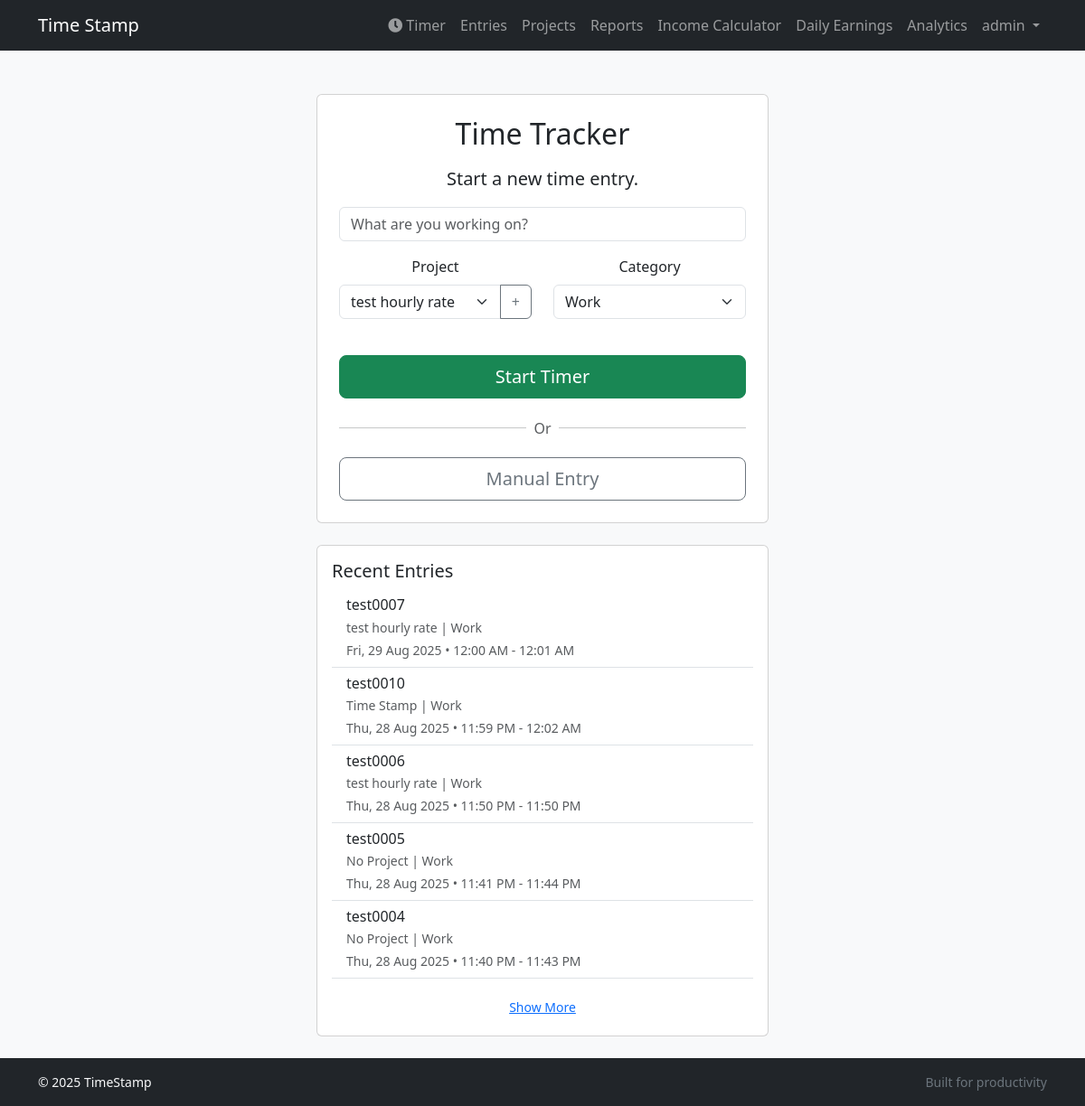
The app's page / (signed in) with its own data.
### tracker/models.py (models this page shows, shortened)
class TimeEntry(models.Model):
    user = models.ForeignKey(settings.AUTH_USER_MODEL, on_delete=models.CASCADE)
    project = models.ForeignKey(Project, on_delete=models.CASCADE, null=True, blank=True, related_name='time_entries')
    title = models.CharField(max_length=200)
    description = models.TextField(blank=True)
    notes = models.TextField(blank=True)
    start_time = models.DateTimeField()
    end_time = models.DateTimeField(null=True, blank=True)
    is_archived = models.BooleanField(default=False)
    category = models.CharField(max_length=10, choices=CATEGORY_CHOICES, default='work')
    is_paused = models.BooleanField(default=False)
    last_pause_time = models.DateTimeField(null=True, blank=True)
    paused_duration = models.DurationField(default=timedelta(0))
    is_manual = models.BooleanField(default=False)  # Add this field
    was_edited = models.BooleanField(default=False) # Add this line
    class Meta:
        ordering = ['-start_time']

class Project(models.Model):
    user = models.ForeignKey(User, on_delete=models.CASCADE, related_name='projects')
    name = models.CharField(max_length=100)
    description = models.TextField(blank=True)
    category = models.CharField(max_length=10, choices=CATEGORY_CHOICES, default='work')
    is_archived = models.BooleanField(default=False)
    hourly_rate = models.DecimalField(max_digits=8, decimal_places=2, default=0.00)

### tracker/views.py (the view)
# urls.py: path('', views.HomePageView.as_view(), name='home'),
class HomePageView(View):
    def get(self, request, *args, **kwargs):
        if request.user.is_authenticated:
            active_entry = TimeEntry.objects.filter(user=request.user, end_time__isnull=True).first()
            projects = Project.objects.filter(user=request.user)
            recent_entries = TimeEntry.objects.filter(
                user=request.user,
                end_time__isnull=False
            ).order_by('-start_time')[:10]
            latest_work_entry = TimeEntry.objects.filter(user=request.user, category='work', project__isnull=False).order_by('-start_time').first()
            latest_personal_entry = TimeEntry.objects.filter(user=request.user, category='personal', project__isnull=False).order_by('-start_time').first()
            context = {
                'active_entry': active_entry,
                'projects': projects,
                'recent_entries': recent_entries,
                'latest_work_project_id': latest_work_entry.project.id if latest_work_entry else None,
                'latest_personal_project_id': latest_personal_entry.project.id if latest_personal_entry else None,
                'new_project_id': request.GET.get('new_project_id'),
                'new_category': request.GET.get('new_category'),
            }
            return render(request, 'home.html', context)
        else:
            return render(request, 'tracker/landing.html')

### templates/home.html (shortened to what this page needs)
{% extends "base.html" %}
{% block content %}
{% if user.is_authenticated %}
    <div class="text-center">
        <div class="card mx-auto" style="max-width: 500px;">
            <div class="card-body p-4">
                <h2 class="card-title mb-3">Time Tracker</h2>
                {% if active_entry %}
                    <p class="lead">Timer is running for: <strong>{{ active_entry.title }}</strong></p>
                    <p class="text-muted">Project: {{ active_entry.project.name|default:"None" }} | Category: {{ active_entry.get_category_display }}</p>
                    <h1 id="timer" class="display-4 my-3"
                        data-starttime="{{ active_entry.start_time.isoformat }}"
                        data-is-paused="{{ active_entry.is_paused|yesno:'true,false' }}"
                        data-paused-duration="{{ active_entry.paused_duration.total_seconds }}"
                        data-last-pause-time="{{ active_entry.last_pause_time.isoformat|default:'' }}">00:00:00</h1>
                    <div class="d-grid gap-2 d-sm-flex justify-content-sm-center">
                        {% if active_entry.is_paused %}
                            <form action="{% url 'tracker:resume_timer' %}" method="post" class="flex-fill">
                                {% csrf_token %}
                                <button type="submit" class="btn btn-success btn-lg w-100">Resume</button>
                            </form>
                        {% else %}
                            <form action="{% url 'tracker:pause_timer' %}" method="post" class="flex-fill">
                                {% csrf_token %}
                                <button type="submit" class="btn btn-warning btn-lg w-100">Pause</button>
                            </form>
                        {% endif %}
                        <form action="{% url 'tracker:stop_timer' %}" method="post" class="flex-fill">
                            {% csrf_token %}
                            <button type="submit" class="btn btn-danger btn-lg w-100">Stop Timer</button>
                        </form>
                    </div>
                {% else %}
                    <p class="lead">Start a new time entry.</p>
                    <form action="{% url 'tracker:start_timer' %}" method="post">
                        <div class="mb-3">
                            <input type="text" name="title" class="form-control" placeholder="What are you working on?" required>
                        </div>
                        <div class="row">
                            <div class="col-md-6 mb-3">
                                <label for="project" class="form-label">Project</label>
                                <div class="input-group">
                                    <select name="project" id="project" class="form-select"
                                            data-latest-work-project="{{ latest_work_project_id|default:'' }}"
                                            data-latest-personal-project="{{ latest_personal_project_id|default:'' }}"
                                            data-new-project-id="{{ new_project_id|default:'' }}">
                                        {% for project in projects %}
                                        <option value="{{ project.pk }}" data-category="{{ project.category }}">{{ project.name }}</option>
                                        {% endfor %}
                                    </select>
                                    <a href="{% url 'tracker:project_create' %}?next={{ request.path }}" class="btn btn-outline-secondary" role="button">+</a>
                                </div>
                            </div>
                            <div class="col-md-6 mb-3">
                                <label for="category" class="form-label">Category</label>
                                <select name="category" id="category" class="form-select">
                                    <option value="work" {% if new_category == 'work' or not new_category %}selected{% endif %}>Work</option>
                                </select>
                            </div>
                        </div>
                        <div class="d-grid gap-3 mt-4">
                            <button type="submit" class="btn btn-success btn-lg">Start Timer</button>
                            <div class="d-flex align-items-center">
                                <hr class="flex-grow-1">
                                <span class="mx-2 text-muted">Or</span>
                                <hr class="flex-grow-1">
                            </div>
                            <a href="{% url 'tracker:entry_create' %}" class="btn btn-outline-secondary btn-lg">Manual Entry</a>
                        </div>
                    </form>
                {% endif %}
            </div>
        </div>
    </div>
    {% if recent_entries %}
    <div class="card mx-auto mt-4" style="max-width: 500px;">
        <div class="card-body">
            <h5 class="card-title">Recent Entries</h5>
            <ul class="list-group list-group-flush" id="recent-entries-list">
                {% for entry in recent_entries %}
                <li class="list-group-item recent-entry" {% if forloop.counter > 5 %}style="display: none;"{% endif %}>
                    <div class="d-flex w-100 justify-content-between">
                        <h6 class="mb-1">
                            <a href="#" class="text-decoration-none text-dark view-details-btn"
                               data-entry-id="{{ entry.pk }}"
                               data-bs-toggle="modal"
                               data-bs-target="#entryDetailsModal">
                                {{ entry.title }}
                            </a>
                        </h6>
                    </div>
                    <p class="mb-1 text-muted small">
                        {{ entry.project.name|default:"No Project" }} | {{ entry.get_category_display }}
                    </p>
                    <p class="mb-0 text-muted small">
                        {{ entry.start_time|date:"D, j M Y" }} &bull; {{ entry.start_time|date:"g:i A" }} - {{ entry.end_time|date:"g:i A" }}
                    </p>
                </li>
                {% endfor %}
            </ul>
            {% if recent_entries|length > 5 %}
            <div class="text-center mt-3">
                <button class="btn btn-link btn-sm" id="show-more-btn">Show More</button>
            </div>
            {% endif %}
        </div>
    </div>
    {% endif %}
{% endif %}
{% endblock %}

### templates/base.html (shortened to what this page needs)
{% load static %}
<!DOCTYPE html>
<html lang="en" class="h-100">
<head>
    <link href="https://cdn.jsdelivr.net/npm/bootstrap@5.3.2/dist/css/bootstrap.min.css" rel="stylesheet"
>
    <link rel="stylesheet" href="https://cdnjs.cloudflare.com/ajax/libs/font-awesome/5.15.4/css/all.min.css">
    <link rel="stylesheet" href="{% static 'css/style.css' %}">
    <link rel="stylesheet" href="{% static 'css/base.css' %}">
</head>
<body class="d-flex flex-column h-100">
<nav class="navbar navbar-expand-lg navbar-dark bg-dark mb-4">
    <div class="container">
        <a class="navbar-brand me-auto" href="{% url 'tracker:home' %}">Time Stamp</a>
        <div class="collapse navbar-collapse" id="navbarNav">
            <ul class="navbar-nav ms-auto">
                {% if user.is_authenticated %}
                    <li class="nav-item d-none d-lg-block">
                        <a class="nav-link" href="{% url 'tracker:home' %}"><i class="fas fa-clock me-1"></i>Timer</a>
                    </li>
                    <li class="nav-item">
                        <a class="nav-link" href="{% url 'tracker:entry_list' %}">Entries</a>
                    </li>
                    <li class="nav-item">
                        <a class="nav-link" href="{% url 'tracker:project_list' %}">Projects</a>
                    </li>
                    <li class="nav-item">
                        <a class="nav-link" href="{% url 'tracker:reports' %}">Reports</a>
                    </li>
                    <li class="nav-item">
                        <a class="nav-link" href="{% url 'tracker:income_calculator' %}">Income Calculator</a>
                    </li>
                    <li class="nav-item">
                        <a class="nav-link" href="{% url 'tracker:daily_earnings_tracker' %}">Daily Earnings</a>
                    </li>
                    <li class="nav-item">
                        <a class="nav-link" href="{% url 'tracker:analytics' %}">Analytics</a>
                    </li>
                    <li class="nav-item dropdown">
                        <a class="nav-link dropdown-toggle" href="#" id="navbarDropdown" role="button" data-bs-toggle="dropdown" aria-expanded="false">
                            {{ user.username }}
                        </a>
                    </li>
                {% endif %}
            </ul>
        </div>
    </div>
</nav>
<main class="container py-4 flex-grow-1">
    {% block content %}{% endblock %}
</main>
<footer class="bg-dark text-light py-3 mt-auto">
  <div class="container small d-flex flex-column flex-md-row justify-content-between">
      <div>&copy; {% now "Y" %} TimeStamp</div>
      <div>
          <span class="text-secondary">Built for productivity</span>
      </div>
  </div>
</footer>
</body>
</html>

### static/css/style.css (style rules this page uses)
body { background-color: #f8f9fa; }

### records on screen
TimeEntry: title "test0007", project.name "test hourly rate", category "Work", start_time "Fri, 29 Aug 2025", start_time "12:00 AM", end_time "12:01 AM"
TimeEntry: title "test0010", project.name "Time Stamp", category "Work", start_time "Thu, 28 Aug 2025", start_time "11:59 PM", end_time "12:02 AM"
TimeEntry: title "test0006", project.name "test hourly rate", category "Work", start_time "Thu, 28 Aug 2025", start_time "11:50 PM", end_time "11:50 PM"
TimeEntry: title "test0005", project.name "No Project", category "Work", start_time "Thu, 28 Aug 2025", start_time "11:41 PM", end_time "11:44 PM"
TimeEntry: title "test0004", project.name "No Project", category "Work", start_time "Thu, 28 Aug 2025", start_time "11:40 PM", end_time "11:43 PM"

### other values on screen
{{ user.username }} "admin"
form field project "test hourly rate"
